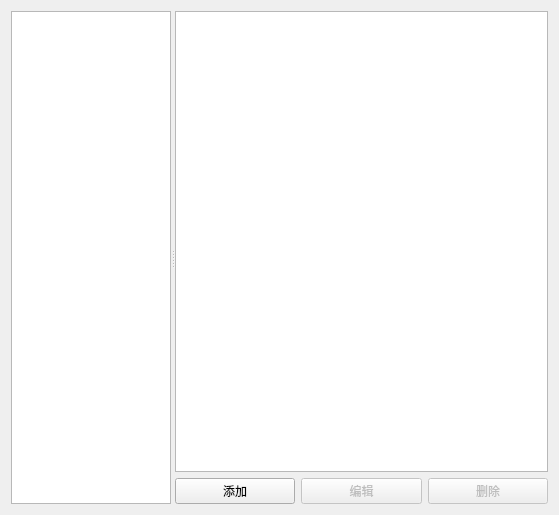
<?xml version="1.0" encoding="UTF-8"?>
<ui version="4.0">
 <class>IOUDevicePreferencesPageWidget</class>
 <widget class="QWidget" name="IOUDevicePreferencesPageWidget">
  <property name="geometry">
   <rect>
    <x>0</x>
    <y>0</y>
    <width>559</width>
    <height>515</height>
   </rect>
  </property>
  <property name="windowTitle">
   <string>IOU Devices</string>
  </property>
  <property name="accessibleName">
   <string>IOU设备模板</string>
  </property>
  <property name="accessibleDescription">
   <string/>
  </property>
  <layout class="QVBoxLayout" name="verticalLayout_2">
   <item>
    <widget class="QSplitter" name="splitter">
     <property name="orientation">
      <enum>Qt::Horizontal</enum>
     </property>
     <widget class="QTreeWidget" name="uiIOUDevicesTreeWidget">
      <property name="sizePolicy">
       <sizepolicy hsizetype="Preferred" vsizetype="Expanding">
        <horstretch>0</horstretch>
        <verstretch>0</verstretch>
       </sizepolicy>
      </property>
      <property name="maximumSize">
       <size>
        <width>160</width>
        <height>16777215</height>
       </size>
      </property>
      <property name="font">
       <font>
        <pointsize>11</pointsize>
        <weight>75</weight>
        <bold>true</bold>
       </font>
      </property>
      <property name="selectionMode">
       <enum>QAbstractItemView::ExtendedSelection</enum>
      </property>
      <property name="iconSize">
       <size>
        <width>32</width>
        <height>32</height>
       </size>
      </property>
      <property name="rootIsDecorated">
       <bool>false</bool>
      </property>
      <attribute name="headerVisible">
       <bool>false</bool>
      </attribute>
      <column>
       <property name="text">
        <string notr="true">1</string>
       </property>
      </column>
     </widget>
     <widget class="QWidget" name="layoutWidget">
      <layout class="QVBoxLayout" name="verticalLayout">
       <item>
        <widget class="QTreeWidget" name="uiIOUDeviceInfoTreeWidget">
         <property name="sizePolicy">
          <sizepolicy hsizetype="MinimumExpanding" vsizetype="Expanding">
           <horstretch>0</horstretch>
           <verstretch>0</verstretch>
          </sizepolicy>
         </property>
         <property name="indentation">
          <number>10</number>
         </property>
         <property name="allColumnsShowFocus">
          <bool>true</bool>
         </property>
         <attribute name="headerVisible">
          <bool>false</bool>
         </attribute>
         <column>
          <property name="text">
           <string>1</string>
          </property>
         </column>
         <column>
          <property name="text">
           <string>2</string>
          </property>
         </column>
        </widget>
       </item>
       <item>
        <layout class="QHBoxLayout" name="horizontalLayout_5">
         <item>
          <widget class="QPushButton" name="uiNewIOUDevicePushButton">
           <property name="text">
            <string>添加</string>
           </property>
          </widget>
         </item>
         <item>
          <widget class="QPushButton" name="uiEditIOUDevicePushButton">
           <property name="enabled">
            <bool>false</bool>
           </property>
           <property name="text">
            <string>编辑</string>
           </property>
          </widget>
         </item>
         <item>
          <widget class="QPushButton" name="uiDeleteIOUDevicePushButton">
           <property name="enabled">
            <bool>false</bool>
           </property>
           <property name="text">
            <string>删除</string>
           </property>
          </widget>
         </item>
        </layout>
       </item>
      </layout>
     </widget>
    </widget>
   </item>
  </layout>
 </widget>
 <tabstops>
  <tabstop>uiNewIOUDevicePushButton</tabstop>
  <tabstop>uiDeleteIOUDevicePushButton</tabstop>
 </tabstops>
 <resources/>
 <connections/>
 <designerdata>
  <property name="gridDeltaX">
   <number>10</number>
  </property>
  <property name="gridDeltaY">
   <number>10</number>
  </property>
  <property name="gridSnapX">
   <bool>true</bool>
  </property>
  <property name="gridSnapY">
   <bool>true</bool>
  </property>
  <property name="gridVisible">
   <bool>true</bool>
  </property>
 </designerdata>
</ui>
